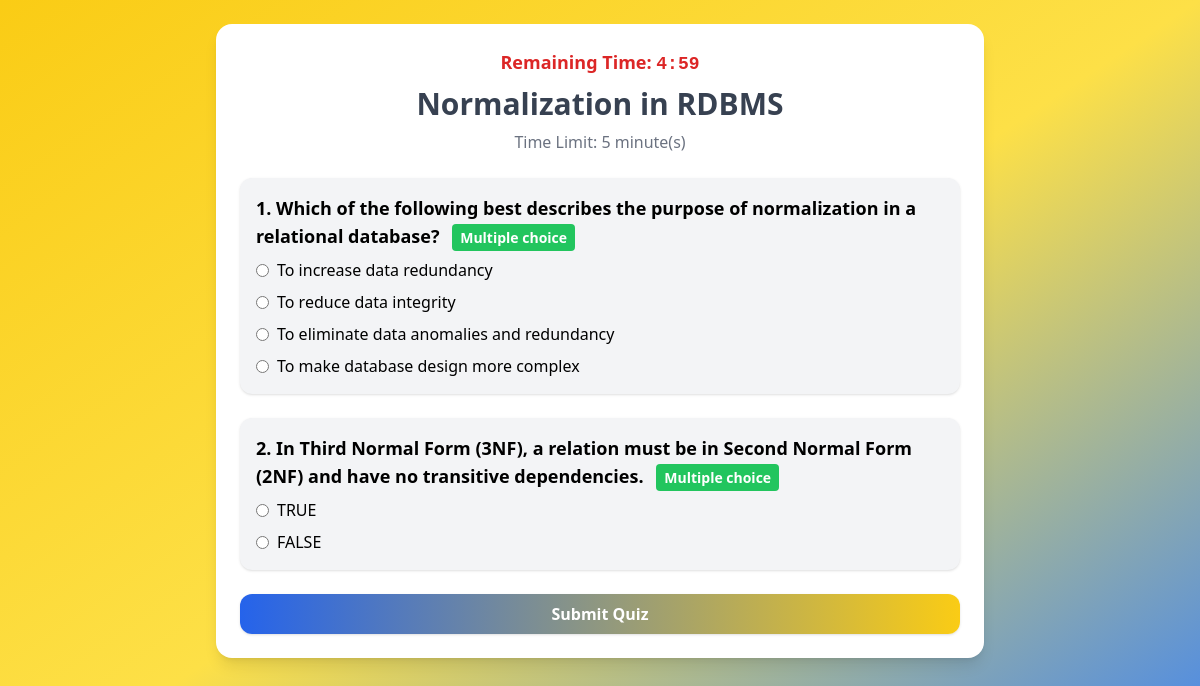
The page /pages/take_quiz.php?quiz_id=3 (signed in) on the database its author committed.
### tables this page shows
CREATE TABLE `quizzes` (
  `id` int(11) NOT NULL,
  `title` varchar(255) NOT NULL,
  `subject_id` int(11) NOT NULL,
  `time_limit` int(11) NOT NULL,
  `scramble_questions` tinyint(1) NOT NULL DEFAULT 0,
  `created_at` timestamp NOT NULL DEFAULT current_timestamp(),
  `max_attempts` int(11) DEFAULT 1,
  `quiz_completed` tinyint(1) DEFAULT 0
);

CREATE TABLE `questions` (
  `id` int(11) NOT NULL,
  `quiz_id` int(11) NOT NULL,
  `question_text` text NOT NULL,
  `question_type` enum('multiple_choice','true_false','essay','identification') NOT NULL,
  `created_at` timestamp NOT NULL DEFAULT current_timestamp(),
  `correct_answer` text DEFAULT NULL,
  `case_sensitive` tinyint(1) DEFAULT 0,
  `max_score` int(11) DEFAULT NULL,
  `choices` text DEFAULT NULL
);

### pages/take_quiz_backend.php (called while the page is built, shortened)
<?php
require_once __DIR__ . '/../includes/db_connection.php';
$quiz_id = intval($_GET['quiz_id']);
$quiz_stmt = $conn->prepare("SELECT title, time_limit, subject_id, max_attempts FROM quizzes WHERE id = ?");
$quiz_stmt->execute([$quiz_id]);
$quiz = $quiz_stmt->fetch(PDO::FETCH_ASSOC);
if (!isset($_SESSION["quiz_$quiz_id"])) {
    try {
        $conn->beginTransaction();
        $conn->commit();
    } catch (Exception $e) {
        $conn->rollBack();
        error_log("Quiz attempt error: " . $e->getMessage());
        echo "<script>alert('Error recording attempt.'); window.history.back();</script>";
        exit;
    }
}
$question_stmt = $conn->prepare("SELECT id, question_text, question_type, correct_answer, choices FROM questions WHERE quiz_id = ? AND question_type = 'multiple_choice'");
$question_stmt->execute([$quiz_id]);
$questions = $question_stmt->fetchAll(PDO::FETCH_ASSOC);
?>

### pages/take_quiz.php (the view, shortened to what this page needs)
<?php require 'take_quiz_backend.php'; ?>
<!DOCTYPE html>
<html lang="en">
<head>
    <script src="https://cdn.tailwindcss.com"></script>
</head>
<body class="min-h-screen bg-gradient-to-br from-yellow-400 via-yellow-300 to-blue-500 p-6">
<div class="max-w-3xl mx-auto bg-white rounded-2xl shadow-lg p-6">
    <h4 class="text-center text-red-600 text-lg font-semibold mb-2">
        Remaining Time: <span id="timer" class="font-mono">Loading...</span>
    </h4>
    <h2 class="text-center text-3xl font-bold text-gray-700 mb-2">
        <?= htmlspecialchars($quiz['title'], ENT_QUOTES); ?>
    </h2>
    <p class="text-center text-gray-500 mb-6">
        Time Limit: <?= htmlspecialchars($quiz['time_limit'], ENT_QUOTES); ?> minute(s)
    </p>
    <form id="quizForm" method="POST">
        <?php foreach ($questions as $index => $question): ?>
            <?php
                $quiz_class = match ($question['question_type']) {
                    'multiple_choice' => 'bg-green-500 text-white',
                    default => 'bg-gray-400 text-white',
                };
            ?>
            <div class="bg-gray-100 rounded-xl p-4 shadow mb-6">
                <h5 class="text-lg font-semibold mb-2">
                    <?= ($index + 1) . '. ' . htmlspecialchars($question['question_text'], ENT_QUOTES); ?>
                    <span class="ml-2 px-2 py-1 text-sm rounded <?= $quiz_class ?>">
                        <?= ucfirst(str_replace('_', ' ', $question['question_type'])); ?>
                    </span>
                </h5>
                <?php if ($question['question_type'] === 'multiple_choice'): ?>
                    <?php
                        $choices = json_decode($question['choices'], true) ?: [];
                    ?>
                    <?php if (!empty($choices)): ?>
                        <div class="space-y-2">
                            <?php foreach ($choices as $choice): ?>
                                <label class="flex items-center space-x-2">
                                    <input type="radio"
                                           class="accent-blue-500"
                                           name="question_<?= $question['id']; ?>"
                                           value="<?= htmlspecialchars($choice, ENT_QUOTES); ?>" required>
                                    <span><?= htmlspecialchars($choice, ENT_QUOTES); ?></span>
                                </label>
                            <?php endforeach; ?>
                        </div>
                    <?php else: ?>
                        <p class="text-red-500 mt-2">No choices available for this question.</p>
                    <?php endif; ?>
                <?php endif; ?>
            </div>
        <?php endforeach; ?>
        <button type="submit" name="submit_quiz"
                class="w-full bg-gradient-to-r from-blue-600 to-yellow-400 text-white font-semibold py-2 px-4 rounded-xl shadow hover:opacity-90 transition">
            Submit Quiz
        </button>
    </form>
</div>
</body>
</html>

### rows shown on the page
quizzes: title "Normalization in RDBMS", time_limit "5"
questions: question_text "Which of the following best describes the purpose of normalization in a relational database?", question_type "Multiple choice", choices "To increase data redundancy", choices "To reduce data integrity", choices "To eliminate data anomalies and redundancy", choices "To make database design more complex"
questions: question_text "In Third Normal Form (3NF), a relation must be in Second Normal Form (2NF) and have no transitive dependencies.", question_type "Multiple choice", choices "TRUE", choices "FALSE"
